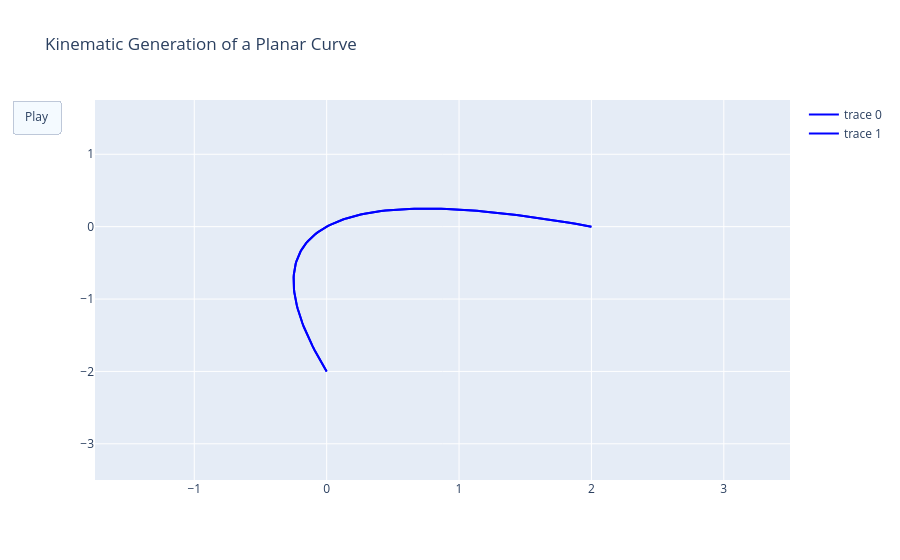

Here is the notebook cell this chart was saved with:
### Markdown cell above
## Plotly example: animation on 2D curvature

Source: [plotly](https://plotly.com/python/animations/) - _Moving Point on a Curve_

### Code cell
# Generate curve data
t = np.linspace(-1, 1, 100)
x = t + t ** 2
y = t - t ** 2
xm = np.min(x) - 1.5
xM = np.max(x) + 1.5
ym = np.min(y) - 1.5
yM = np.max(y) + 1.5
N = 50
s = np.linspace(-1, 1, N)
xx = s + s ** 2
yy = s - s ** 2

# Create figure
fig = go.Figure(
    data=[go.Scatter(x=x, y=y,
                     mode="lines",
                     line=dict(width=2, color="blue")),
          go.Scatter(x=x, y=y,
                     mode="lines",
                     line=dict(width=2, color="blue"))],
    layout=go.Layout(
        xaxis=dict(range=[xm, xM], autorange=False, zeroline=False),
        yaxis=dict(range=[ym, yM], autorange=False, zeroline=False),
        title_text="Kinematic Generation of a Planar Curve", hovermode="closest",
        updatemenus=[dict(type="buttons",
                          buttons=[dict(label="Play",
                                        method="animate",
                                        args=[None])])]),
    frames=[go.Frame(
        data=[go.Scatter(
            x=[xx[k]],
            y=[yy[k]],
            mode="markers",
            marker=dict(color="red", size=10))])

        for k in range(N)]
)

fig.show()
